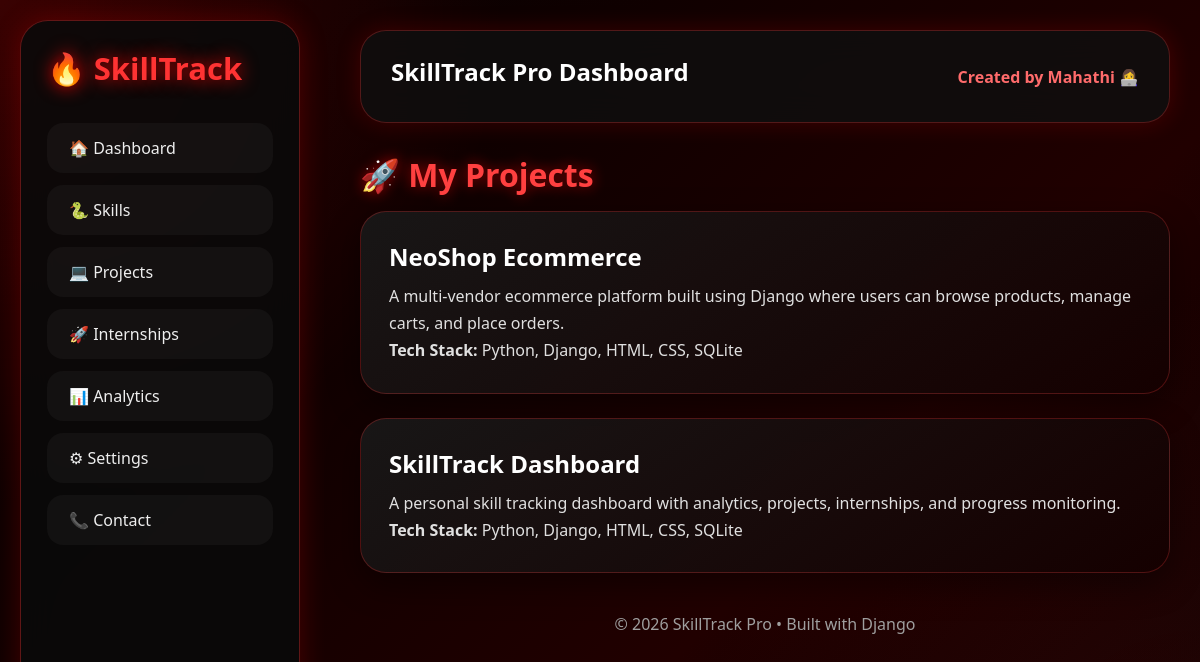
/projects/, run on the app's committed database.
### dashboard/models.py (models this page shows, shortened)
class Project(models.Model):
    title = models.CharField(max_length=100)
    description = models.TextField()
    tech_stack = models.CharField(max_length=200)

### dashboard/views.py (the view)
# urls.py: path('projects/', views.projects, name='projects'),
def projects(request):
    projects_data = Project.objects.all()
    return render(request, 'dashboard/projects.html', {'projects': projects_data})

### dashboard/templates/Dashboard/Projects.html
{% extends 'dashboard/base.html' %}
{% block content %}
<h1>🚀 My Projects</h1>
{% for project in projects %}
<div class="card">
    <h2>{{ project.title }}</h2>
    <p>{{ project.description }}</p>
    <p>
        <strong>Tech Stack:</strong>
        {{ project.tech_stack }}
    </p>
</div>
{% empty %}
<div class="card">
    <h2>No Projects Added Yet</h2>
</div>
{% endfor %}
{% endblock %}

### dashboard/templates/Dashboard/Base.html (shortened to what this page needs)
<!DOCTYPE html>
<html lang="en">
<head>
</head>
<body>
<div class="sidebar">
    <div class="logo">🔥 SkillTrack</div>
    <a href="/">🏠 Dashboard</a>
    <a href="/skills/">🐍 Skills</a>
    <a href="/projects/">💻 Projects</a>
    <a href="/internships/">🚀 Internships</a>
    <a href="/analytics/">📊 Analytics</a>
    <a href="/settings/">⚙ Settings</a>
    <a href="/contact/">📞 Contact</a>
</div>
<div class="main">
    <div class="topbar">
        <h2>SkillTrack Pro Dashboard</h2>
        <div class="profile">Created by Mahathi 👩‍💻</div>
    </div>
    {% block content %}
    {% endblock %}
    <footer>© 2026 SkillTrack Pro • Built with Django</footer>
</div>
</body>
</html>

### dashboard/templates/Dashboard/Base.html (style rules this page uses)
* { margin:0; padding:0; box-sizing:border-box; font-family:'Segoe UI', Arial, sans-serif; }
body { min-height:100vh; background: radial-gradient(circle at top left, rgba(255,0,0,0.22), transparent 35%), radial-gradient(circle at bottom right, rgba(120,0,0,0.25), transparent 35%), linear-gradient(135deg,#020202,#100000,#210000,#050505); color:#ffffff; overflow-x:hidden; }
.sidebar { position:fixed; top:20px; left:20px; width:280px; height:calc(100vh - 40px); padding:26px; border-radius:28px; background:rgba(10,10,10,0.88); border:1px solid rgba(255,50,50,0.35); box-shadow:0 0 28px rgba(255,0,0,0.22); backdrop-filter:blur(18px); animation:slideInLeft .8s ease; }
.logo { font-size:31px; font-weight:900; color:#ff3333; text-shadow:0 0 18px rgba(255,0,0,0.9); margin-bottom:34px; }
.sidebar a { position:relative; display:block; color:#eeeeee; text-decoration:none; padding:14px 16px 14px 22px; margin-bottom:12px; border-radius:16px; background:rgba(255,255,255,0.035); transition:.35s ease; }
.sidebar a::before { content:""; position:absolute; left:0; top:50%; width:4px; height:0; background:#ff2b2b; border-radius:10px; transform:translateY(-50%); transition:.35s ease; }
.main { margin-left:330px; padding:30px; animation:fadeSlide .9s ease; }
.topbar { display:flex; justify-content:space-between; align-items:center; padding:24px 30px; margin-bottom:30px; border-radius:26px; background:rgba(15,15,15,.82); border:1px solid rgba(255,60,60,.28); box-shadow:0 0 24px rgba(255,0,0,.18); backdrop-filter:blur(16px); }
.profile { color:#ff6b6b; font-weight:700; }
h1 { color:#ff4040; margin-bottom:15px; text-shadow:0 0 14px rgba(255,0,0,.55); }
h2,h3 { color:#ffffff; margin-bottom:10px; }
p, li { color:#e0e0e0; line-height:1.7; }
.card { background:linear-gradient(145deg,rgba(25,25,25,.88),rgba(20,0,0,.86)); border:1px solid rgba(255,60,60,.25); border-radius:26px; padding:28px; margin-bottom:24px; box-shadow:0 12px 32px rgba(0,0,0,.42); transition:.38s ease; }
footer { text-align:center; margin-top:40px; color:#9f9f9f; }

### data on the page
Project: title "NeoShop Ecommerce", description "A multi-vendor ecommerce platform built using Django where users can browse products, manage carts, and place orders.", tech_stack "Python, Django, HTML, CSS, SQLite"
Project: title "SkillTrack Dashboard", description "A personal skill tracking dashboard with analytics, projects, internships, and progress monitoring.", tech_stack "Python, Django, HTML, CSS, SQLite"
